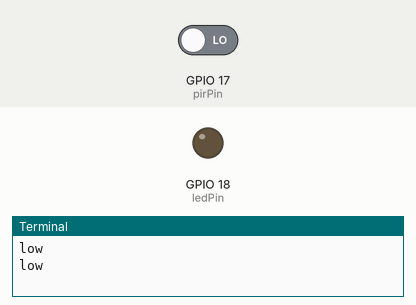
Bench run of a program on a simulated Raspberry Pi (BCM pin numbers). Shown: output pins drawn as LEDs (lit = HIGH), the last lines printed to the terminal. Inputs (shaded band) come from the test bench; at power-on: GPIO 17 (pirPin) LOW.

Above: at 1.2 s.
1.3 s: GPIO 17 (pirPin) driven HIGH
At 2.7 s:
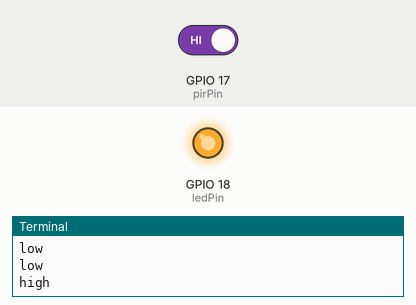
3.5 s: GPIO 17 (pirPin) driven LOW
At 5.4 s:
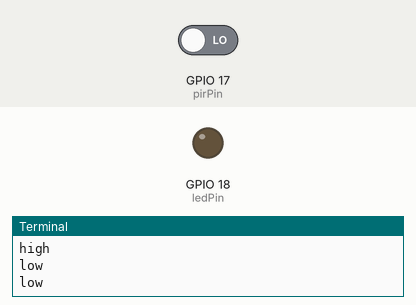
Timing chart, 0 to 6.9 s (numbered marks = the images above; inputs shaded):
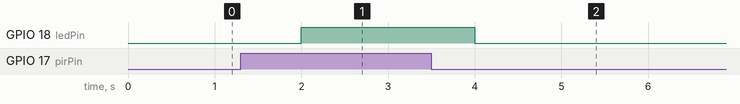

Measured:
- after the input at 1.3 s, GPIO 18 (ledPin): LOW → HIGH after 0.70 s
- after the input at 3.5 s, GPIO 18 (ledPin): HIGH → LOW after 0.50 s

The program:

PIR_Sensor.py
```python
import RPi.GPIO as GPIO
import time

GPIO.setmode(GPIO.BCM)

ledPin = 18
pirPin = 17

GPIO.setup(ledPin, GPIO.OUT)
GPIO.setup(pirPin, GPIO.IN)


def set_lamp_on():
    GPIO.output(ledPin, True)


def set_lamp_off():
    GPIO.output(ledPin, False)


while True:
    if GPIO.input(pirPin) == 0:
        print("low")
        set_lamp_off()
    elif GPIO.input(pirPin) == 1:
        print("high")
        set_lamp_on()
    time.sleep(1)

GPIO.cleanup()
```
